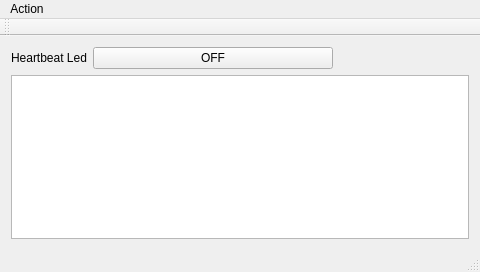
<?xml version="1.0" encoding="UTF-8"?>
<ui version="4.0">
 <class>MainWindow</class>
 <widget class="QMainWindow" name="MainWindow">
  <property name="geometry">
   <rect>
    <x>0</x>
    <y>0</y>
    <width>480</width>
    <height>272</height>
   </rect>
  </property>
  <property name="windowTitle">
   <string>MainWindow</string>
  </property>
  <widget class="QWidget" name="centralWidget">
   <layout class="QFormLayout" name="formLayout">
    <item row="0" column="0">
     <widget class="QLabel" name="label">
      <property name="text">
       <string>Heartbeat Led</string>
      </property>
     </widget>
    </item>
    <item row="0" column="1">
     <widget class="QPushButton" name="hbButton">
      <property name="maximumSize">
       <size>
        <width>240</width>
        <height>36</height>
       </size>
      </property>
      <property name="text">
       <string>OFF</string>
      </property>
     </widget>
    </item>
    <item row="1" column="0" colspan="2">
     <widget class="QTextBrowser" name="txtTest">
      <property name="readOnly">
       <bool>false</bool>
      </property>
      <property name="html">
       <string notr="true">&lt;!DOCTYPE HTML PUBLIC &quot;-//W3C//DTD HTML 4.0//EN&quot; &quot;http://www.w3.org/TR/REC-html40/strict.dtd&quot;&gt;
&lt;html&gt;&lt;head&gt;&lt;meta name=&quot;qrichtext&quot; content=&quot;1&quot; /&gt;&lt;style type=&quot;text/css&quot;&gt;
p, li { white-space: pre-wrap; }
&lt;/style&gt;&lt;/head&gt;&lt;body style=&quot; font-family:'Ubuntu'; font-size:11pt; font-weight:400; font-style:normal;&quot;&gt;
&lt;p style=&quot;-qt-paragraph-type:empty; margin-top:0px; margin-bottom:0px; margin-left:0px; margin-right:0px; -qt-block-indent:0; text-indent:0px;&quot;&gt;&lt;br /&gt;&lt;/p&gt;&lt;/body&gt;&lt;/html&gt;</string>
      </property>
      <property name="textInteractionFlags">
       <set>Qt::TextEditable</set>
      </property>
     </widget>
    </item>
   </layout>
  </widget>
  <widget class="QMenuBar" name="menuBar">
   <property name="geometry">
    <rect>
     <x>0</x>
     <y>0</y>
     <width>480</width>
     <height>25</height>
    </rect>
   </property>
   <widget class="QMenu" name="menuAction">
    <property name="title">
     <string>Action</string>
    </property>
    <addaction name="actionExit"/>
   </widget>
   <addaction name="menuAction"/>
  </widget>
  <widget class="QToolBar" name="mainToolBar">
   <attribute name="toolBarArea">
    <enum>TopToolBarArea</enum>
   </attribute>
   <attribute name="toolBarBreak">
    <bool>false</bool>
   </attribute>
  </widget>
  <widget class="QStatusBar" name="statusBar"/>
  <action name="actionExit">
   <property name="text">
    <string>Exit</string>
   </property>
  </action>
 </widget>
 <layoutdefault spacing="6" margin="11"/>
 <resources/>
 <connections/>
</ui>
